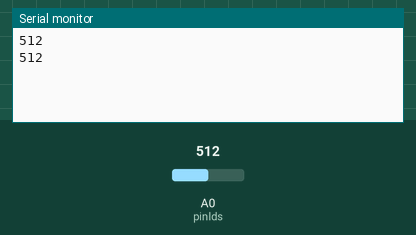
Recording of a sketch running on a simulated Arduino Uno, built with avr-gcc and run on an emulated ATmega328P. Parts: the last lines printed to the serial monitor. The test bench sets the inputs (shaded band); at power-on: A0 (pinlds) = 512.

Above: at 1.8 s.
1.9 s: A0 (pinlds) set to 716
At 2.8 s:
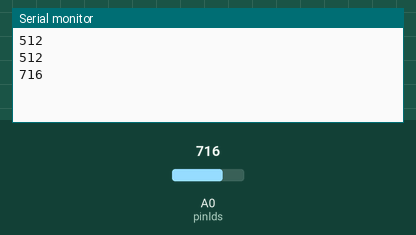
3.4 s: A0 (pinlds) set to 900
At 4.8 s:
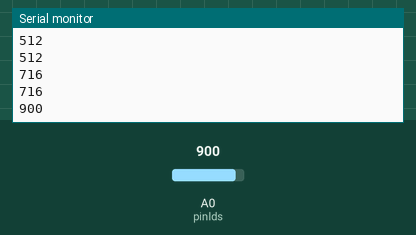
Timing chart, 0 to 6.4 s (numbered marks = the images above; inputs shaded):
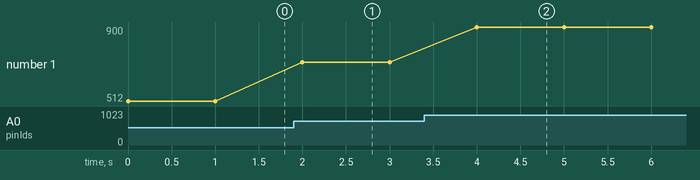

Measured:
- after the input at 1.9 s, the serial monitor: prints a new line after 0.10 s (image 1)
- after the input at 3.4 s, the serial monitor: prints a new line after 0.60 s (image 2)
- plotted number 1: 512 → 716 after the input at 1.9 s, 716 → 900 after the input at 3.4 s

The sketch:

photor.ino
```cpp
//GPIO********************
int pinlds = A0;
//********************GPIO

//photorvalue********************
int photorvalue;
//********************photorvalue

void setup(){
  Serial.begin(9600);
  setup_photor();
}

void loop(){
  loop_photor();
  delay(1000);
}

void setup_photor(){

}

void loop_photor(){
  photorvalue = analogRead(pinlds);
  Serial.println(photorvalue);
}
```
